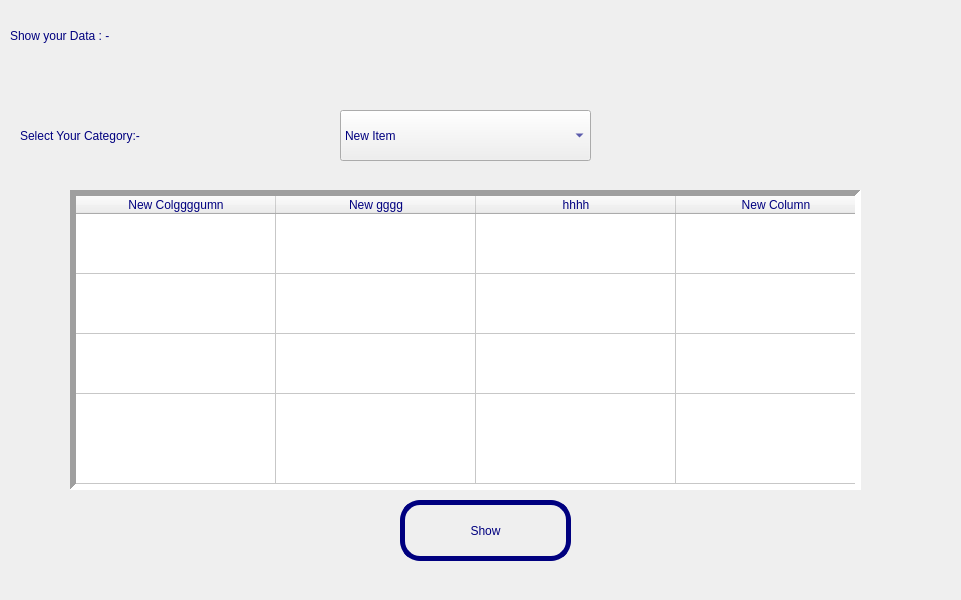
<?xml version="1.0" encoding="UTF-8"?>
<ui version="4.0">
 <class>MainWindow</class>
 <widget class="QMainWindow" name="MainWindow">
  <property name="geometry">
   <rect>
    <x>0</x>
    <y>0</y>
    <width>961</width>
    <height>600</height>
   </rect>
  </property>
  <property name="windowTitle">
   <string>Show</string>
  </property>
  <property name="styleSheet">
   <string notr="true">background-image: url(:/newPrefix/C:/Users/support-user/Downloads/360_F_167594893_dWtiBCm2kkQGeeIGcJSGKryKItZ8XAI1.jpg);</string>
  </property>
  <widget class="QWidget" name="centralwidget">
   <widget class="QLabel" name="label_2">
    <property name="geometry">
     <rect>
      <x>10</x>
      <y>0</y>
      <width>591</width>
      <height>71</height>
     </rect>
    </property>
    <property name="styleSheet">
     <string notr="true">color: rgb(0, 0, 127);
font: 75 22pt &quot;MS Shell Dlg 2&quot;;</string>
    </property>
    <property name="text">
     <string>Show your Data : -</string>
    </property>
   </widget>
   <widget class="QComboBox" name="comboBox">
    <property name="geometry">
     <rect>
      <x>340</x>
      <y>110</y>
      <width>251</width>
      <height>51</height>
     </rect>
    </property>
    <property name="styleSheet">
     <string notr="true">color: rgb(0, 0, 127);
font: 12pt &quot;MS Shell Dlg 2&quot;;
</string>
    </property>
    <item>
     <property name="text">
      <string>New Item</string>
     </property>
    </item>
   </widget>
   <widget class="QLabel" name="label_3">
    <property name="geometry">
     <rect>
      <x>20</x>
      <y>100</y>
      <width>321</width>
      <height>71</height>
     </rect>
    </property>
    <property name="styleSheet">
     <string notr="true">background-image: url(:/newPrefix/C:/Users/support-user/Downloads/6510583-fotor-bg-remover-20230805182240.png);
color: rgb(0, 0, 127);
font: 16pt &quot;MS Shell Dlg 2&quot;;</string>
    </property>
    <property name="text">
     <string>Select Your Category:-</string>
    </property>
   </widget>
   <widget class="QPushButton" name="pushButton_8">
    <property name="geometry">
     <rect>
      <x>400</x>
      <y>500</y>
      <width>171</width>
      <height>61</height>
     </rect>
    </property>
    <property name="styleSheet">
     <string notr="true">border-radius : 80;
color: rgb(0, 0, 127);
font: 75 14pt &quot;MS Shell Dlg 2&quot;;
border : 5px solid blac;
border-color: rgb(0, 0, 127);
border-radius : 20;</string>
    </property>
    <property name="text">
     <string>Show</string>
    </property>
   </widget>
   <widget class="QTableWidget" name="tableWidget">
    <property name="enabled">
     <bool>true</bool>
    </property>
    <property name="geometry">
     <rect>
      <x>70</x>
      <y>190</y>
      <width>791</width>
      <height>300</height>
     </rect>
    </property>
    <property name="mouseTracking">
     <bool>false</bool>
    </property>
    <property name="tabletTracking">
     <bool>false</bool>
    </property>
    <property name="layoutDirection">
     <enum>Qt::LeftToRight</enum>
    </property>
    <property name="autoFillBackground">
     <bool>false</bool>
    </property>
    <property name="styleSheet">
     <string notr="true">
font: 75 12pt &quot;MS Shell Dlg 2&quot;;
color: rgb(0, 0, 127);</string>
    </property>
    <property name="frameShape">
     <enum>QFrame::Panel</enum>
    </property>
    <property name="frameShadow">
     <enum>QFrame::Sunken</enum>
    </property>
    <property name="lineWidth">
     <number>6</number>
    </property>
    <property name="horizontalScrollBarPolicy">
     <enum>Qt::ScrollBarAlwaysOff</enum>
    </property>
    <property name="autoScrollMargin">
     <number>18</number>
    </property>
    <property name="verticalScrollMode">
     <enum>QAbstractItemView::ScrollPerItem</enum>
    </property>
    <property name="showGrid">
     <bool>true</bool>
    </property>
    <property name="gridStyle">
     <enum>Qt::CustomDashLine</enum>
    </property>
    <property name="sortingEnabled">
     <bool>false</bool>
    </property>
    <property name="cornerButtonEnabled">
     <bool>true</bool>
    </property>
    <property name="rowCount">
     <number>4</number>
    </property>
    <attribute name="horizontalHeaderVisible">
     <bool>true</bool>
    </attribute>
    <attribute name="horizontalHeaderCascadingSectionResizes">
     <bool>false</bool>
    </attribute>
    <attribute name="horizontalHeaderDefaultSectionSize">
     <number>200</number>
    </attribute>
    <attribute name="horizontalHeaderMinimumSectionSize">
     <number>60</number>
    </attribute>
    <attribute name="horizontalHeaderShowSortIndicator" stdset="0">
     <bool>false</bool>
    </attribute>
    <attribute name="horizontalHeaderStretchLastSection">
     <bool>true</bool>
    </attribute>
    <attribute name="verticalHeaderVisible">
     <bool>false</bool>
    </attribute>
    <attribute name="verticalHeaderCascadingSectionResizes">
     <bool>false</bool>
    </attribute>
    <attribute name="verticalHeaderDefaultSectionSize">
     <number>60</number>
    </attribute>
    <attribute name="verticalHeaderMinimumSectionSize">
     <number>38</number>
    </attribute>
    <attribute name="verticalHeaderShowSortIndicator" stdset="0">
     <bool>false</bool>
    </attribute>
    <attribute name="verticalHeaderStretchLastSection">
     <bool>true</bool>
    </attribute>
    <row/>
    <row/>
    <row/>
    <row/>
    <column>
     <property name="text">
      <string>New Colggggumn</string>
     </property>
     <property name="font">
      <font>
       <weight>50</weight>
       <bold>false</bold>
      </font>
     </property>
     <property name="textAlignment">
      <set>AlignCenter</set>
     </property>
     <property name="foreground">
      <brush brushstyle="NoBrush">
       <color alpha="255">
        <red>0</red>
        <green>0</green>
        <blue>127</blue>
       </color>
      </brush>
     </property>
    </column>
    <column>
     <property name="text">
      <string>New gggg</string>
     </property>
     <property name="font">
      <font>
       <weight>50</weight>
       <bold>false</bold>
      </font>
     </property>
     <property name="textAlignment">
      <set>AlignCenter</set>
     </property>
     <property name="foreground">
      <brush brushstyle="NoBrush">
       <color alpha="255">
        <red>0</red>
        <green>0</green>
        <blue>127</blue>
       </color>
      </brush>
     </property>
    </column>
    <column>
     <property name="text">
      <string>hhhh</string>
     </property>
     <property name="font">
      <font>
       <weight>50</weight>
       <bold>false</bold>
      </font>
     </property>
     <property name="textAlignment">
      <set>AlignCenter</set>
     </property>
     <property name="foreground">
      <brush brushstyle="NoBrush">
       <color alpha="255">
        <red>0</red>
        <green>0</green>
        <blue>0</blue>
       </color>
      </brush>
     </property>
    </column>
    <column>
     <property name="text">
      <string>New Column</string>
     </property>
    </column>
    <item row="0" column="0">
     <property name="text">
      <string/>
     </property>
    </item>
    <item row="0" column="1">
     <property name="text">
      <string/>
     </property>
    </item>
    <item row="0" column="2">
     <property name="text">
      <string/>
     </property>
    </item>
   </widget>
   <zorder>tableWidget</zorder>
   <zorder>label_2</zorder>
   <zorder>comboBox</zorder>
   <zorder>label_3</zorder>
   <zorder>pushButton_8</zorder>
  </widget>
 </widget>
 <resources>
  <include location="img.qrc"/>
 </resources>
 <connections/>
</ui>
